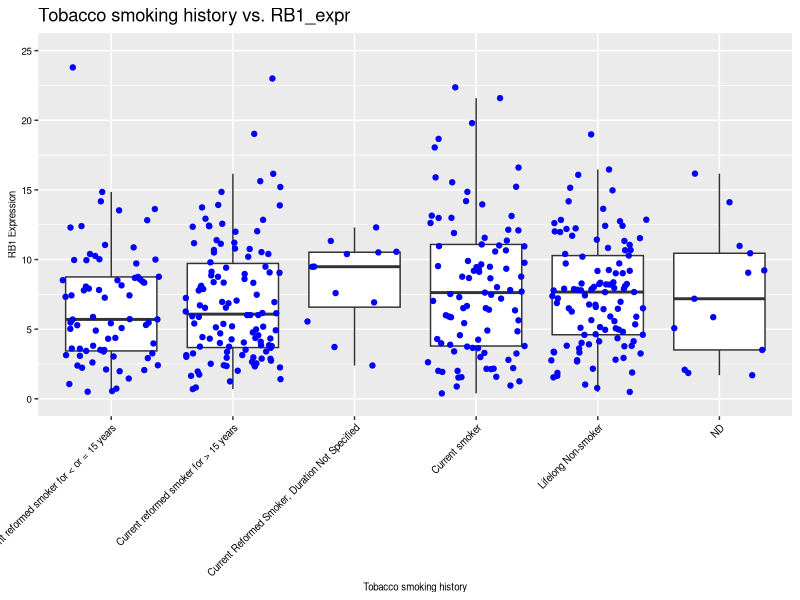
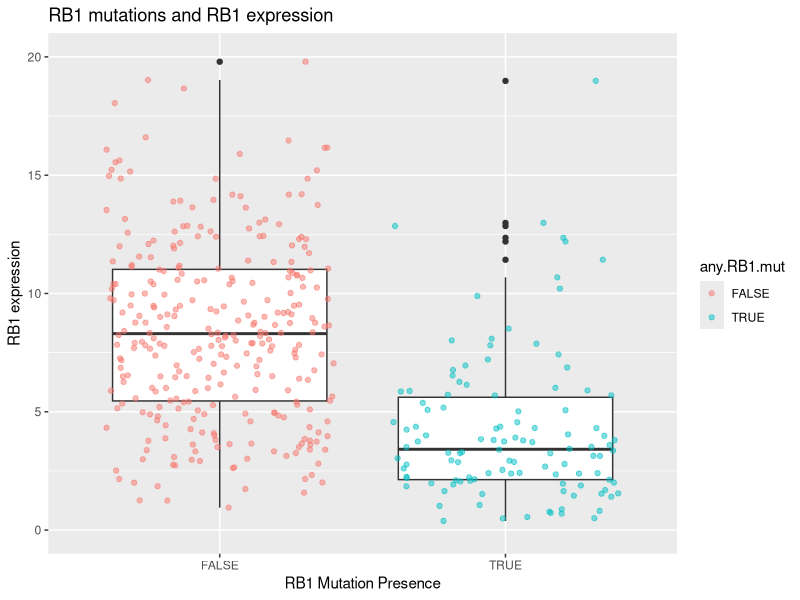
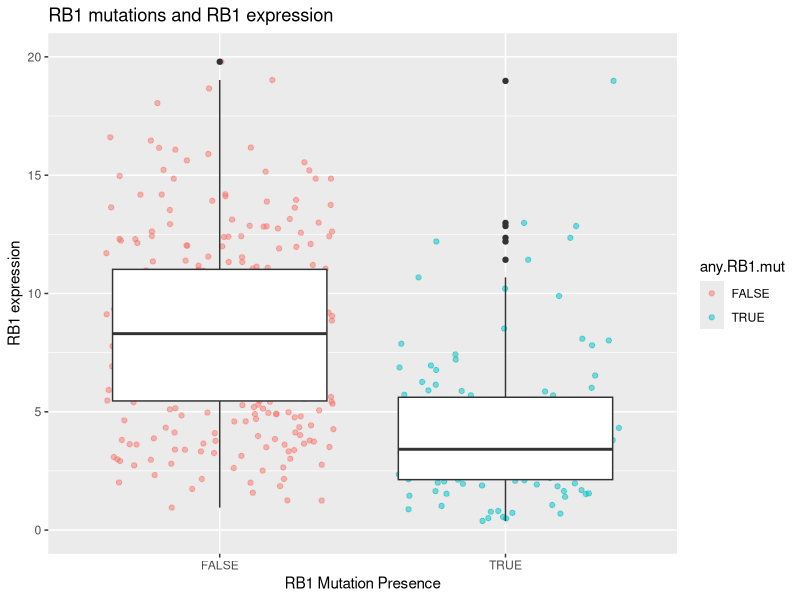
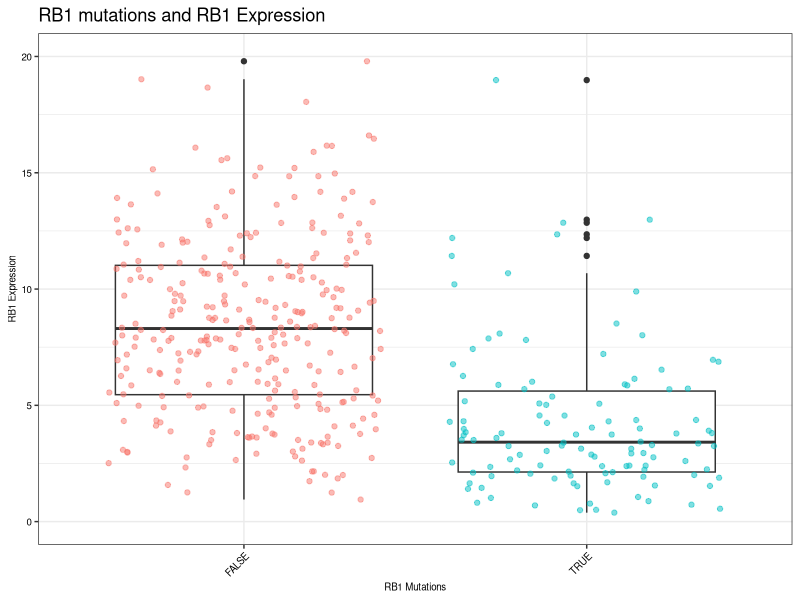
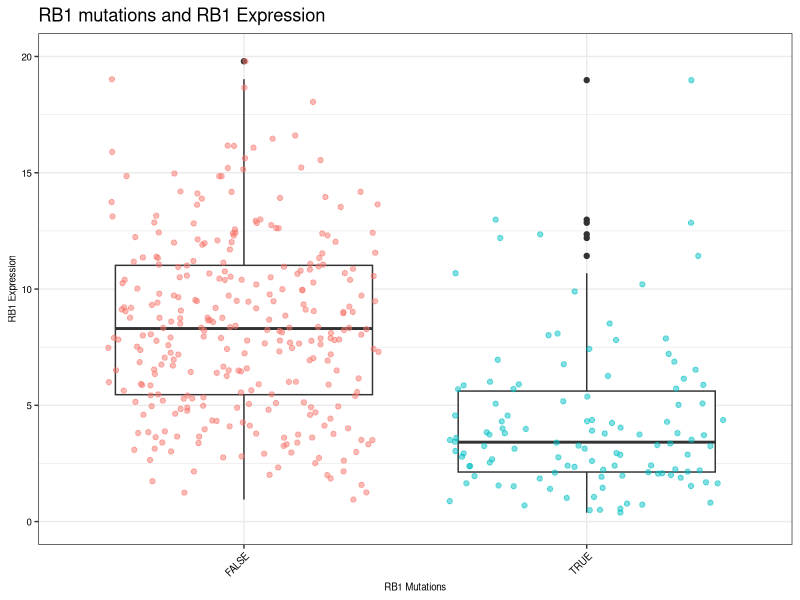
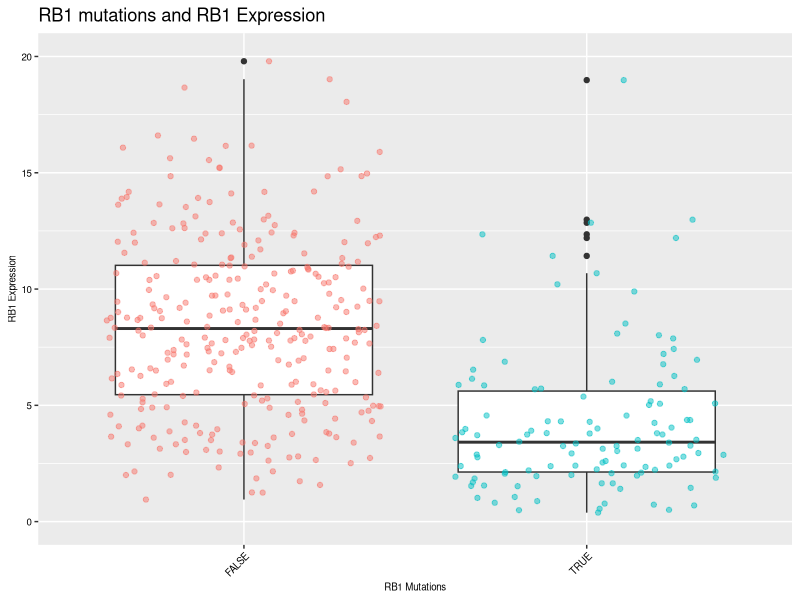
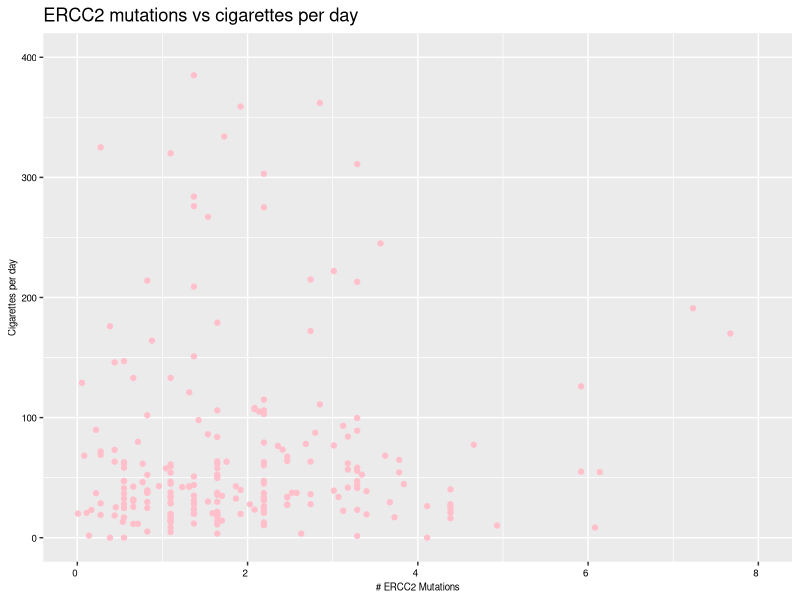
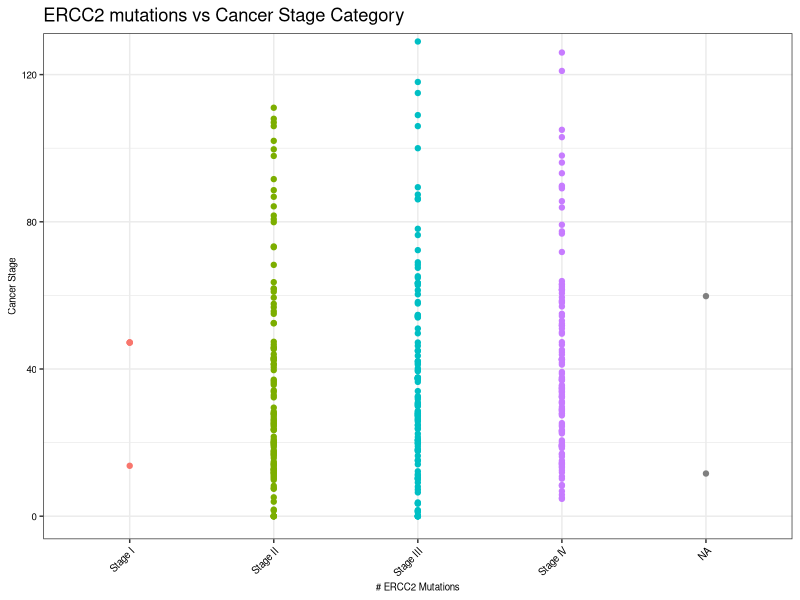

Source code (R) for these figures, in order:
## ---- chunk 1
# install.packages("tidyverse")
library(tidyverse) ## if this isn't working, be sure to run the above (uncomment first)
## ---- chunk 2
clinical <- read_csv("data/clinical.csv")
RB1_clinical <- clinical %>%
  select(tissue_or_organ_of_origin:total.number.Indels, contains("RB1")) %>%
  filter(sample_type == "Primary Tumor") %>%
  mutate(across(c(focal.deletion.in.RB1,mutation.in.RB1), #find cols that contain "RB1"
                ~replace_na(., "NaN"))) %>%  #replace the NAs with strings
  mutate(any.RB1.mut = focal.deletion.in.RB1 == "Del" |
           focal.deletion.in.RB1 == "Loss" |
           mutation.in.RB1 == "yes"
  ) %>%
  mutate(RB1_expr = as.numeric(RB1_expr)) #make sure expression is numeric just in case
## ---- chunk 3
#example with Tobacco.smoking.hustory and RB1_expr
A_boxplot <- ggplot(data = RB1_clinical,
       aes(x = Tobacco.smoking.history,
           y = RB1_expr)) + 
  geom_boxplot(outlier.shape = NA) +
  coord_cartesian(ylim = c(0, 25)) +
  geom_jitter(color = "blue") +
  theme_grey()+
    theme(axis.text.y = element_text(color = "black", size = 7),
        axis.text.x = element_text(size = 7, color = "black", angle = 45, hjust = 1),
        axis.title.y = element_text(color = "black", size = 7),
        axis.title.x = element_text(color = "black", size = 7),
        legend.position = "none") +
  labs(title = "Tobacco smoking history vs. RB1_expr",
       x = "Tobacco smoking history",
       y = "RB1 Expression")
A_boxplot

ggsave(filename = "plots/smoking_history_vs_RB1_Expr.pdf",
       plot = A_boxplot,
       width = 6, 
       height = 12) 
## ---- chunk 4
# install.packages("tidyverse")
library(tidyverse) ## if this isn't working, be sure to run the above (uncomment first)

# Load the data
clinical <- read.csv("data/clinical.csv")
## ---- chunk 5
any_RB1_mut <- ggplot(data = RB1_clinical, aes(x = any.RB1.mut, y = RB1_expr)) +
  geom_boxplot() +
  coord_cartesian(ylim = c(0, 20)) +
  geom_jitter(aes(color = any.RB1.mut), alpha = 0.5) +
  labs(title = "RB1 mutations and RB1 expression",
       x = "RB1 Mutation Presence",
       y = "RB1 expression")

any_RB1_mut


## ---- chunk 6
any_RB1_mut <- ggplot(data = RB1_clinical, aes(x = any.RB1.mut, y = RB1_expr)) +
  geom_jitter(aes(color = any.RB1.mut), alpha = 0.5) +
  geom_boxplot() +
  coord_cartesian(ylim = c(0, 20)) +
  labs(title = "RB1 mutations and RB1 expression",
       x = "RB1 Mutation Presence",
       y = "RB1 expression")

any_RB1_mut

## ---- chunk 7

any_RB1_mut <- ggplot(data = RB1_clinical, aes(x=any.RB1.mut, y=RB1_expr)) +
  geom_boxplot()+
  coord_cartesian(ylim=c(0,20)) +
  geom_jitter(aes(color = any.RB1.mut), alpha = 0.5) +
  theme_bw() +
  theme(axis.text.y = element_text(color = "black", size = 7),
        axis.text.x = element_text(size = 7, color = "black", angle = 45, hjust = 1),
        axis.title.y = element_text(color = "black", size = 7),
        axis.title.x = element_text(color = "black", size = 7),
        legend.position = "none") +
  labs(title = "RB1 mutations and RB1 Expression",
       x = "RB1 Mutations",
       y = "RB1 Expression")


any_RB1_mut


## ---- chunk 8

any_RB1_mut <- ggplot(data = RB1_clinical, aes(x=any.RB1.mut, y=RB1_expr)) +
  geom_boxplot()+
  coord_cartesian(ylim=c(0,20)) +
  geom_jitter(aes(color = any.RB1.mut), alpha = 0.5) +
  labs(title = "RB1 mutations and RB1 Expression",
       x = "RB1 Mutations",
       y = "RB1 Expression")+
  theme_bw() +
  theme(axis.text.y = element_text(color = "black", size = 7),
        axis.text.x = element_text(size = 7, color = "black", angle = 45, hjust = 1),
        axis.title.y = element_text(color = "black", size = 7),
        axis.title.x = element_text(color = "black", size = 7),
        legend.position = "none") 


any_RB1_mut


## ---- chunk 9

any_RB1_mut <- ggplot(data = RB1_clinical, aes(x=any.RB1.mut, y=RB1_expr)) +
  geom_boxplot()+
  coord_cartesian(ylim=c(0,20)) +
  geom_jitter(aes(color = any.RB1.mut), alpha = 0.5) +
  theme_grey() +
  theme(axis.text.y = element_text(color = "black", size = 7),
        axis.text.x = element_text(size = 7, color = "black", angle = 45, hjust = 1),
        axis.title.y = element_text(color = "black", size = 7),
        axis.title.x = element_text(color = "black", size = 7),
        legend.position = "none") +
  labs(title = "RB1 mutations and RB1 Expression",
       x = "RB1 Mutations",
       y = "RB1 Expression")

any_RB1_mut

#the default if theme_grey!

## ---- chunk 10

d_plot <- clinical %>% 
  select(barcode,ajcc_pathologic_stage, cigarettes_per_day, count.ERCC2.signature.mutations) %>% 
  filter(!is.na(count.ERCC2.signature.mutations)) 
 

scatter_1<- ggplot(data = d_plot,
                   aes(x = cigarettes_per_day,
                       y = count.ERCC2.signature.mutations,
                       fill = cigarettes_per_day)) + 
  geom_point(color = "pink") +
  coord_cartesian(ylim = c(0, 400), xlim=c(0,8)) +
  theme_grey() +
  theme(axis.text.y = element_text(color = "black", size = 7),
        axis.text.x = element_text(size = 7, color = "black", hjust = 1),
        axis.title.y = element_text(color = "black", size = 7),
        axis.title.x = element_text(color = "black", size = 7),
        legend.position = "none") +
  labs(title = "ERCC2 mutations vs cigarettes per day",
       x = "# ERCC2 Mutations",
       y = "Cigarettes per day")

scatter_1

## ---- chunk 11
stage_ERCC2 <- ggplot(data = d_plot,
                      aes(x = ajcc_pathologic_stage,
                          y = count.ERCC2.signature.mutations,
                          fill = ajcc_pathologic_stage)) + 
  geom_point(aes(color = ajcc_pathologic_stage)) +
  coord_cartesian(ylim = c(0, 125)) +
  theme_bw() +
  theme(axis.text.y = element_text(color = "black", size = 7),
        axis.text.x = element_text(size = 7, color = "black", angle = 45, hjust = 1),
        axis.title.y = element_text(color = "black", size = 7),
        axis.title.x = element_text(color = "black", size = 7),
        legend.position = "none") +
  labs(title = "ERCC2 mutations vs Cancer Stage Category",
       x = "# ERCC2 Mutations",
       y = "Cancer Stage")


stage_ERCC2
## ---- chunk 12
#an example with total.number.Indels and year of birth 

my_plot <- ggplot( data = clinical, 
                   aes(x= year_of_birth, 
                       y= total.number.Indels)) +
  geom_point(color = "#d8c0e4") +
  coord_cartesian(ylim = c(0,30)) +
  theme_grey()+
    theme(axis.text.y = element_text(color = "black", size = 10),
        axis.text.x = element_text(size = 8, color = "black"),
        axis.title.y = element_text(color = "black", size = 8),
        axis.title.x = element_text(color = "black", size = 8),
        legend.position = "none") +
    labs(title = "Total Number of Indels by Year of Birth",
         x = "Year of Birth",
         y = "Total Number of Indels")
           
my_plot

## ---- chunk 13
ggsave(filename = "plots/Your_Name_Here.pdf",
       plot = my_plot,
       width = 6, 
       height =12) 


